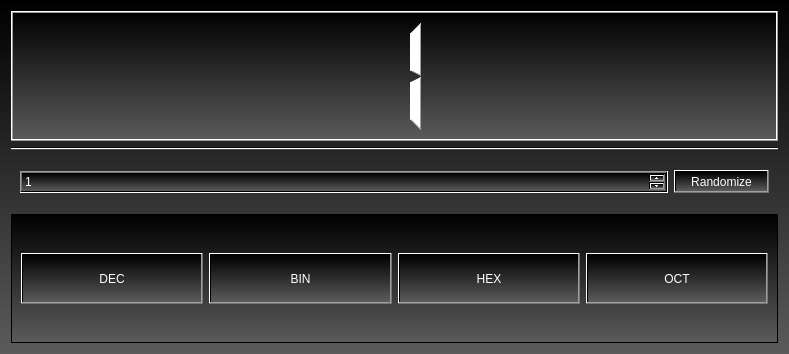
<?xml version="1.0" encoding="UTF-8"?>
<ui version="4.0">
 <class>Form</class>
 <widget class="QWidget" name="Form">
  <property name="geometry">
   <rect>
    <x>0</x>
    <y>0</y>
    <width>789</width>
    <height>354</height>
   </rect>
  </property>
  <property name="minimumSize">
   <size>
    <width>376</width>
    <height>311</height>
   </size>
  </property>
  <property name="windowTitle">
   <string>Form</string>
  </property>
  <property name="styleSheet">
   <string notr="true">background-color: qlineargradient(spread:pad, x1:0.5, y1:0, x2:0.5, y2:1, stop:0 rgba(0, 0, 0, 255), stop:1 rgba(91, 91, 91, 255));
color: rgb(255, 255, 255);
border-color: rgb(48, 48, 48);</string>
  </property>
  <layout class="QVBoxLayout" name="verticalLayout">
   <item>
    <widget class="QLCDNumber" name="lcdNumber">
     <property name="maximumSize">
      <size>
       <width>16777215</width>
       <height>251</height>
      </size>
     </property>
     <property name="lineWidth">
      <number>1</number>
     </property>
     <property name="smallDecimalPoint">
      <bool>false</bool>
     </property>
     <property name="digitCount">
      <number>1</number>
     </property>
     <property name="segmentStyle">
      <enum>QLCDNumber::SegmentStyle::Filled</enum>
     </property>
     <property name="intValue" stdset="0">
      <number>1</number>
     </property>
    </widget>
   </item>
   <item>
    <widget class="Line" name="line">
     <property name="frameShadow">
      <enum>QFrame::Shadow::Plain</enum>
     </property>
     <property name="lineWidth">
      <number>1</number>
     </property>
     <property name="orientation">
      <enum>Qt::Orientation::Horizontal</enum>
     </property>
    </widget>
   </item>
   <item>
    <widget class="QFrame" name="frame_2">
     <property name="minimumSize">
      <size>
       <width>0</width>
       <height>0</height>
      </size>
     </property>
     <property name="maximumSize">
      <size>
       <width>16777215</width>
       <height>52</height>
      </size>
     </property>
     <property name="styleSheet">
      <string notr="true">background-color: rgba(255, 255, 255, 0);</string>
     </property>
     <property name="frameShape">
      <enum>QFrame::Shape::NoFrame</enum>
     </property>
     <property name="frameShadow">
      <enum>QFrame::Shadow::Raised</enum>
     </property>
     <layout class="QHBoxLayout" name="horizontalLayout_2">
      <item>
       <widget class="QSpinBox" name="spinBox">
        <property name="styleSheet">
         <string notr="true">background-color: qlineargradient(spread:pad, x1:0.5, y1:0, x2:0.5, y2:1, stop:0 rgba(0, 0, 0, 255), stop:1 rgba(91, 91, 91, 255));</string>
        </property>
        <property name="minimum">
         <number>-10000000</number>
        </property>
        <property name="maximum">
         <number>100000000</number>
        </property>
        <property name="value">
         <number>1</number>
        </property>
       </widget>
      </item>
      <item>
       <widget class="QPushButton" name="pushButton_5">
        <property name="maximumSize">
         <size>
          <width>95</width>
          <height>16777215</height>
         </size>
        </property>
        <property name="styleSheet">
         <string notr="true">background-color: qlineargradient(spread:pad, x1:0.5, y1:0, x2:0.5, y2:1, stop:0 rgba(0, 0, 0, 255), stop:1 rgba(91, 91, 91, 255));</string>
        </property>
        <property name="text">
         <string>Randomize</string>
        </property>
       </widget>
      </item>
     </layout>
    </widget>
   </item>
   <item>
    <widget class="QFrame" name="frame">
     <property name="maximumSize">
      <size>
       <width>16777215</width>
       <height>16777215</height>
      </size>
     </property>
     <property name="styleSheet">
      <string notr="true">background-color: qlineargradient(spread:pad, x1:0.5, y1:0, x2:0.5, y2:1, stop:0 rgba(0, 0, 0, 255), stop:1 rgba(91, 91, 91, 255));</string>
     </property>
     <property name="frameShape">
      <enum>QFrame::Shape::StyledPanel</enum>
     </property>
     <property name="frameShadow">
      <enum>QFrame::Shadow::Plain</enum>
     </property>
     <property name="lineWidth">
      <number>1</number>
     </property>
     <layout class="QHBoxLayout" name="horizontalLayout">
      <item>
       <widget class="QPushButton" name="pushButton">
        <property name="minimumSize">
         <size>
          <width>0</width>
          <height>51</height>
         </size>
        </property>
        <property name="text">
         <string>DEC</string>
        </property>
        <property name="icon">
         <iconset>
          <normaloff>../../Downloads/Frame 75.png</normaloff>../../Downloads/Frame 75.png</iconset>
        </property>
        <property name="iconSize">
         <size>
          <width>41</width>
          <height>41</height>
         </size>
        </property>
       </widget>
      </item>
      <item>
       <widget class="QPushButton" name="pushButton_2">
        <property name="minimumSize">
         <size>
          <width>0</width>
          <height>51</height>
         </size>
        </property>
        <property name="text">
         <string>BIN</string>
        </property>
        <property name="icon">
         <iconset>
          <normaloff>../../Downloads/Frame 74.png</normaloff>../../Downloads/Frame 74.png</iconset>
        </property>
        <property name="iconSize">
         <size>
          <width>41</width>
          <height>41</height>
         </size>
        </property>
       </widget>
      </item>
      <item>
       <widget class="QPushButton" name="pushButton_3">
        <property name="minimumSize">
         <size>
          <width>0</width>
          <height>51</height>
         </size>
        </property>
        <property name="text">
         <string>HEX</string>
        </property>
        <property name="icon">
         <iconset>
          <normaloff>../../Downloads/Frame 77.png</normaloff>../../Downloads/Frame 77.png</iconset>
        </property>
        <property name="iconSize">
         <size>
          <width>41</width>
          <height>41</height>
         </size>
        </property>
       </widget>
      </item>
      <item>
       <widget class="QPushButton" name="pushButton_4">
        <property name="minimumSize">
         <size>
          <width>0</width>
          <height>51</height>
         </size>
        </property>
        <property name="text">
         <string>OCT</string>
        </property>
        <property name="icon">
         <iconset>
          <normaloff>../../Downloads/Frame 76.png</normaloff>../../Downloads/Frame 76.png</iconset>
        </property>
        <property name="iconSize">
         <size>
          <width>41</width>
          <height>41</height>
         </size>
        </property>
       </widget>
      </item>
     </layout>
    </widget>
   </item>
  </layout>
 </widget>
 <resources/>
 <connections>
  <connection>
   <sender>spinBox</sender>
   <signal>valueChanged(int)</signal>
   <receiver>lcdNumber</receiver>
   <slot>display(int)</slot>
   <hints>
    <hint type="sourcelabel">
     <x>367</x>
     <y>223</y>
    </hint>
    <hint type="destinationlabel">
     <x>367</x>
     <y>101</y>
    </hint>
   </hints>
  </connection>
  <connection>
   <sender>pushButton</sender>
   <signal>clicked()</signal>
   <receiver>lcdNumber</receiver>
   <slot>setDecMode()</slot>
   <hints>
    <hint type="sourcelabel">
     <x>153</x>
     <y>592</y>
    </hint>
    <hint type="destinationlabel">
     <x>566</x>
     <y>199</y>
    </hint>
   </hints>
  </connection>
  <connection>
   <sender>pushButton_2</sender>
   <signal>clicked()</signal>
   <receiver>lcdNumber</receiver>
   <slot>setBinMode()</slot>
   <hints>
    <hint type="sourcelabel">
     <x>429</x>
     <y>592</y>
    </hint>
    <hint type="destinationlabel">
     <x>566</x>
     <y>199</y>
    </hint>
   </hints>
  </connection>
  <connection>
   <sender>pushButton_3</sender>
   <signal>clicked()</signal>
   <receiver>lcdNumber</receiver>
   <slot>setHexMode()</slot>
   <hints>
    <hint type="sourcelabel">
     <x>704</x>
     <y>592</y>
    </hint>
    <hint type="destinationlabel">
     <x>566</x>
     <y>199</y>
    </hint>
   </hints>
  </connection>
  <connection>
   <sender>pushButton_4</sender>
   <signal>clicked()</signal>
   <receiver>lcdNumber</receiver>
   <slot>setOctMode()</slot>
   <hints>
    <hint type="sourcelabel">
     <x>980</x>
     <y>592</y>
    </hint>
    <hint type="destinationlabel">
     <x>566</x>
     <y>199</y>
    </hint>
   </hints>
  </connection>
 </connections>
</ui>
